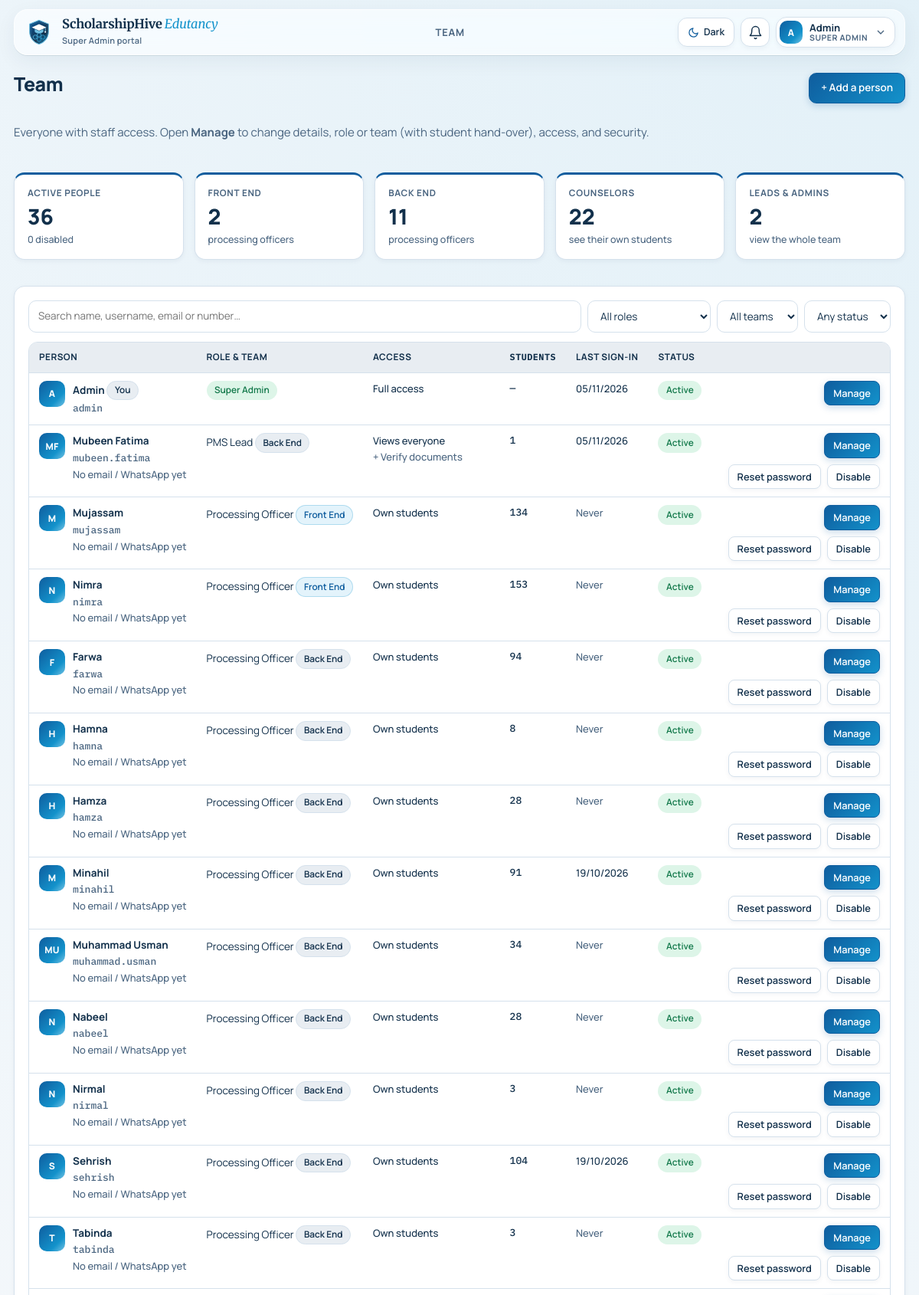
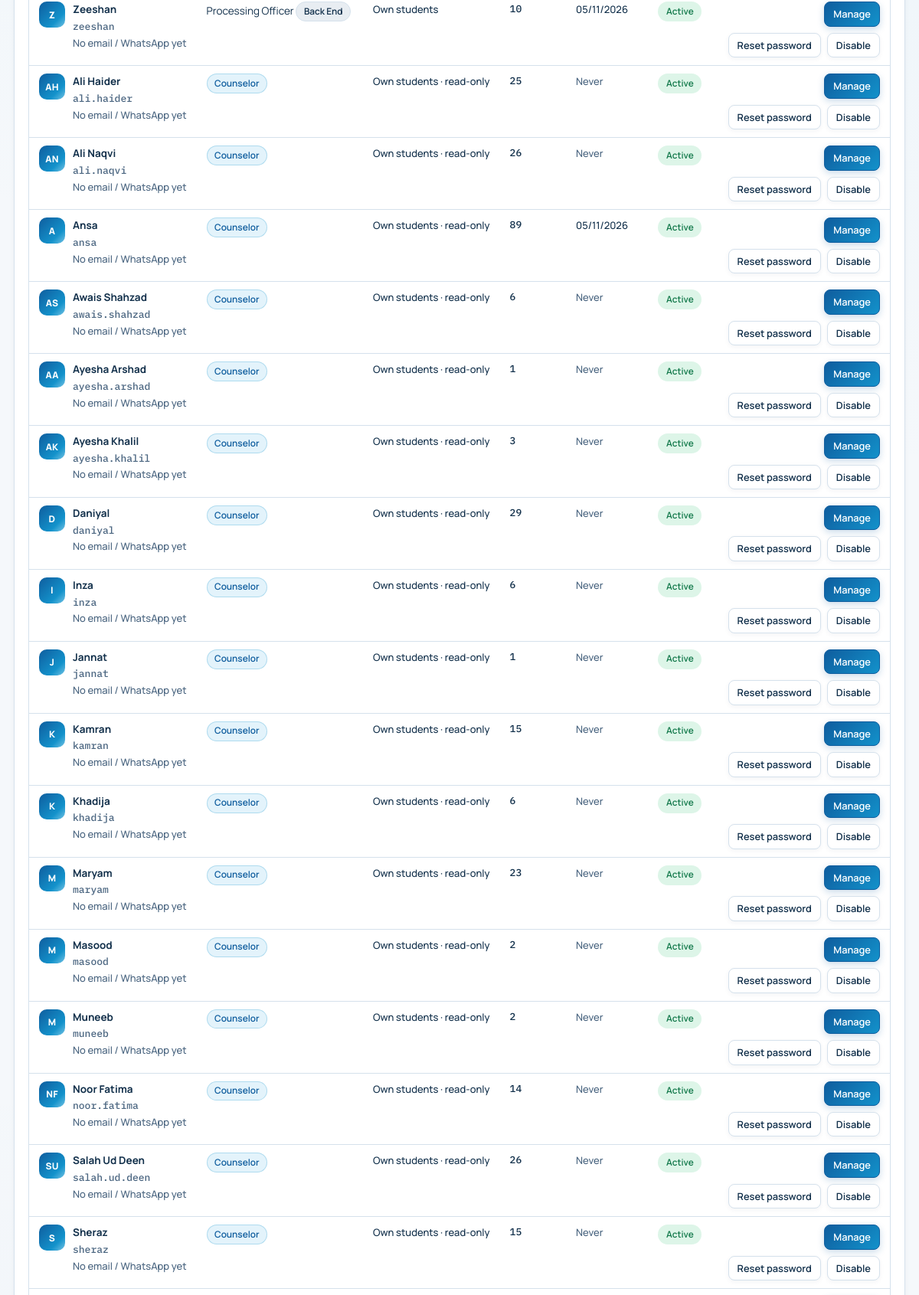
The page /admin/staff.php (signed in, upper part) on the database its author committed (2 pictures, top to bottom).
### tables this page shows
CREATE TABLE "users" (
  id                   INTEGER PRIMARY KEY AUTOINCREMENT,
  name                 TEXT NOT NULL,
  username             TEXT NOT NULL UNIQUE,
  password_hash        TEXT NOT NULL,
  role                 TEXT NOT NULL CHECK(role IN ('super_admin','admin','pms_lead','counselor','processing_staff','officer','student')),
  student_id           INTEGER NULL UNIQUE,
  active               INTEGER NOT NULL DEFAULT 1,
  must_change_password INTEGER NOT NULL DEFAULT 1,
  last_login           TEXT NULL,
  created_at           TEXT NOT NULL, department TEXT DEFAULT 'backend', session_token TEXT NULL, session_started_at TEXT NULL, session_ip TEXT NULL, session_agent TEXT NULL, email TEXT NULL, phone TEXT NULL, branch TEXT NULL, job_title TEXT NULL, permissions TEXT NULL, countries TEXT NULL, password_changed_at TEXT NULL, password_history TEXT NULL,
  FOREIGN KEY (student_id) REFERENCES students(id) ON DELETE CASCADE
);

### admin/staff.php (the view, shortened to what the rows shown need)
<?php
require __DIR__ . '/../app/bootstrap.php';
require APP . '/layout.php';
$u = require_role('admin');
$isSuper = ($u['role'] === 'super_admin');
$canStaff = user_can($u, 'staff.manage');
$people = q("SELECT u.*,
    (SELECT COUNT(*) FROM students s WHERE s.frontend_officer_id = u.id) AS n_fe,
    (SELECT COUNT(*) FROM students s WHERE s.officer_id = u.id) AS n_be,
    (SELECT COUNT(*) FROM students s WHERE s.assigned_counselor_id = u.id) AS n_cn
  FROM users u WHERE role != 'student'
  ORDER BY CASE role WHEN 'super_admin' THEN 1 WHEN 'admin' THEN 2 WHEN 'pms_lead' THEN 3 WHEN 'processing_staff' THEN 4 WHEN 'officer' THEN 5 ELSE 6 END,
           COALESCE(department, 'backend') DESC, name")->fetchAll();
?>
<div class="panel-h" style="margin-bottom:6px">
  <h1 style="margin:0">Team</h1>
</div>
<section class="panel">
  <div class="tbl"><table class="team-tbl">
    <thead><tr><th>Person</th><th>Role &amp; team</th><th>Access</th><th class="num">Students</th><th>Last sign-in</th><th>Status</th><th></th></tr></thead>
    <tbody>
    <?php foreach ($people as $p):
        $dept = $p['department'] ?: 'backend';
        $role = $p['role'] === 'officer' ? 'processing_staff' : $p['role'];
        $officerLike = is_officer_like_role($p['role']);
        $perms = user_perms($p);
        $search = strtolower($p['name'] . ' ' . $p['username'] . ' ' . ($p['email'] ?? '') . ' ' . preg_replace('/\D/', '', (string)($p['phone'] ?? '')));
        $waP = wa_link($p['phone'] ?? null);
    ?>
      <tr data-q="<?= h($search) ?>" data-role="<?= h($role) ?>" data-team="<?= $officerLike ? h($dept) : '' ?>" data-active="<?= (int)$p['active'] ?>" class="<?= (int)$p['active'] ? '' : 'is-off' ?>">
        <td>
          <div class="person">
            <span class="avatar sm"><?= h(user_initials($p['name'])) ?></span>
            <div>
              <b><?= h($p['name']) ?></b><?= (int)$p['id'] === (int)$u['id'] ? ' <span class="pill sm">You</span>' : '' ?>
              <div class="small muted"><span class="mono"><?= h($p['username']) ?></span><?= $p['job_title'] ? ' · ' . h($p['job_title']) : '' ?><?= $p['branch'] ? ' · ' . h($p['branch']) : '' ?></div>
              <div class="small">
                <?php if (empty($p['email']) && !$waP && $p['role'] !== 'super_admin'): ?><span class="muted">No email / WhatsApp yet</span><?php endif; ?>
              </div>
            </div>
          </div>
        </td>
        <td>
          <?php if (is_admin_role($p['role'])): ?><span class="pill ok"><?= h(role_label($p['role'])) ?></span>
          <?php elseif ($p['role'] === 'counselor'): ?><span class="pill acc">Counselor</span>
          <?php else: ?><?= h(STAFF_ROLE_OPTIONS[$role] ?? role_label($role)) ?> <span class="pill sm <?= $dept === 'frontend' ? 'acc' : '' ?>"><?= h(team_label($dept)) ?></span><?php endif; ?>
        </td>
        <td class="small">
          <?php if ($p['role'] === 'super_admin'): ?>Full access
          <?php elseif (in_array($p['role'], CONFIGURABLE_PERM_ROLES, true)):
              $extra = array_diff($perms, ['reports.view']); ?>
            Views everyone<?= $extra ? '<br><span class="muted">+ ' . h(implode(', ', array_map(fn($k) => PERMISSIONS[$k][0], $extra))) . '</span>' : '<br><span class="muted">no editing outside own students</span>' ?>
          <?php elseif ($p['role'] === 'counselor'): ?>Own students · read-only
          <?php else: ?>Own students<?php endif; ?>
        </td>
        <td class="num small">
          <?php if ($officerLike): ?><a href="<?= h(url('admin/officers.php?id=' . $p['id'])) ?>" title="Open caseload"><?= (int)$p['n_fe'] + (int)$p['n_be'] ?></a>
          <?php elseif ($p['role'] === 'counselor'): ?><?= (int)$p['n_cn'] ?: '—' ?>
          <?php else: ?>—<?php endif; ?>
        </td>
        <td class="small"><?= $p['last_login'] ? h(fmt_date(substr($p['last_login'], 0, 10))) : '<span class="muted">Never</span>' ?></td>
        <td><span class="pill <?= $p['active'] ? 'ok' : 'bad' ?>"><?= $p['active'] ? 'Active' : 'Disabled' ?></span></td>
        <td><div class="row-actions" style="justify-content:flex-end">
          <a class="btn sm <?= $isSuper ? 'primary' : '' ?>" href="<?= h(url('admin/staff_member.php?id=' . $p['id'])) ?>"><?= $isSuper ? 'Manage' : 'View' ?></a>
          <?php if ((int)$p['id'] !== (int)$u['id'] && ($isSuper || ($canStaff && !is_admin_role($p['role'])))): ?>
            <form method="post" class="row-actions"><?= csrf_field() ?><input type="hidden" name="id" value="<?= (int)$p['id'] ?>">
              <button class="btn sm" name="action" value="reset" title="Create a new temporary password">Reset password</button>
              <?php if ($p['role'] !== 'super_admin'): ?><button class="btn sm" name="action" value="toggle" <?= $p['active'] ? "onclick=\"return confirm('Disable " . h(addslashes($p['name'])) . "? They will be signed out.')\"" : '' ?>><?= $p['active'] ? 'Disable' : 'Enable' ?></button><?php endif; ?>
            </form>
          <?php endif; ?>
        </div></td>
      </tr>
    <?php endforeach; ?>
    </tbody>
  </table></div>
</section>

### rows shown on the page
users: name "A", name "Admin", shows "You", username "admin", role "Super Admin", shows "Full access", last_login "05/11/2026", active "Active", shows "Manage"
users: name "MF", name "Mubeen Fatima", username "mubeen.fatima", shows "No email / WhatsApp yet", role "PMS Lead", department "Back End", extra "Verify documents", n_be "1", last_login "05/11/2026", active "Active", shows "Manage"
users: name "M", name "Mujassam", username "mujassam", shows "No email / WhatsApp yet", role "Processing Officer", department "Front End", shows "Own students", n_be "134", shows "Never", active "Active", shows "Manage"
users: name "N", name "Nimra", username "nimra", shows "No email / WhatsApp yet", role "Processing Officer", department "Front End", shows "Own students", n_be "153", shows "Never", active "Active", shows "Manage"
users: name "F", name "Farwa", username "farwa", shows "No email / WhatsApp yet", role "Processing Officer", department "Back End", shows "Own students", n_be "94", shows "Never", active "Active", shows "Manage"
users: name "H", name "Hamna", username "hamna", shows "No email / WhatsApp yet", role "Processing Officer", department "Back End", shows "Own students", n_be "8", shows "Never", active "Active", shows "Manage"
users: name "H", name "Hamza", username "hamza", shows "No email / WhatsApp yet", role "Processing Officer", department "Back End", shows "Own students", n_be "28", shows "Never", active "Active", shows "Manage"
users: name "M", name "Minahil", username "minahil", shows "No email / WhatsApp yet", role "Processing Officer", department "Back End", shows "Own students", n_be "91", last_login "19/10/2026", active "Active", shows "Manage"
users: name "MU", name "Muhammad Usman", username "muhammad.usman", shows "No email / WhatsApp yet", role "Processing Officer", department "Back End", shows "Own students", n_be "34", shows "Never", active "Active", shows "Manage"
users: name "N", name "Nabeel", username "nabeel", shows "No email / WhatsApp yet", role "Processing Officer", department "Back End", shows "Own students", n_be "28", shows "Never", active "Active", shows "Manage"
users: name "N", name "Nirmal", username "nirmal", shows "No email / WhatsApp yet", role "Processing Officer", department "Back End", shows "Own students", n_be "3", shows "Never", active "Active", shows "Manage"
users: name "S", name "Sehrish", username "sehrish", shows "No email / WhatsApp yet", role "Processing Officer", department "Back End", shows "Own students", n_be "104", last_login "19/10/2026", active "Active", shows "Manage"
users: name "T", name "Tabinda", username "tabinda", shows "No email / WhatsApp yet", role "Processing Officer", department "Back End", shows "Own students", n_be "3", shows "Never", active "Active", shows "Manage"
users: name "Z", name "Zeeshan", username "zeeshan", shows "No email / WhatsApp yet", role "Processing Officer", department "Back End", shows "Own students", n_be "10", last_login "05/11/2026", active "Active", shows "Manage"
users: name "AH", name "Ali Haider", username "ali.haider", role "No email / WhatsApp yet", n_cn "25", shows "Never", active "Active", shows "Manage"
users: name "AN", name "Ali Naqvi", username "ali.naqvi", role "No email / WhatsApp yet", n_cn "26", shows "Never", active "Active", shows "Manage"
users: name "A", name "Ansa", username "ansa", role "No email / WhatsApp yet", n_cn "89", last_login "05/11/2026", active "Active", shows "Manage"
users: name "AS", name "Awais Shahzad", username "awais.shahzad", role "No email / WhatsApp yet", n_cn "6", shows "Never", active "Active", shows "Manage"
users: name "AA", name "Ayesha Arshad", username "ayesha.arshad", role "No email / WhatsApp yet", n_cn "1", shows "Never", active "Active", shows "Manage"
users: name "AK", name "Ayesha Khalil", username "ayesha.khalil", role "No email / WhatsApp yet", n_cn "3", shows "Never", active "Active", shows "Manage"
users: name "D", name "Daniyal", username "daniyal", role "No email / WhatsApp yet", n_cn "29", shows "Never", active "Active", shows "Manage"
users: name "I", name "Inza", username "inza", role "No email / WhatsApp yet", n_cn "6", shows "Never", active "Active", shows "Manage"
users: name "J", name "Jannat", username "jannat", role "No email / WhatsApp yet", n_cn "1", shows "Never", active "Active", shows "Manage"
users: name "K", name "Kamran", username "kamran", role "No email / WhatsApp yet", n_cn "15", shows "Never", active "Active", shows "Manage"
users: name "K", name "Khadija", username "khadija", role "No email / WhatsApp yet", n_cn "6", shows "Never", active "Active", shows "Manage"
users: name "M", name "Maryam", username "maryam", role "No email / WhatsApp yet", n_cn "23", shows "Never", active "Active", shows "Manage"
users: name "M", name "Masood", username "masood", role "No email / WhatsApp yet", n_cn "2", shows "Never", active "Active", shows "Manage"
users: name "M", name "Muneeb", username "muneeb", role "No email / WhatsApp yet", n_cn "2", shows "Never", active "Active", shows "Manage"
users: name "NF", name "Noor Fatima", username "noor.fatima", role "No email / WhatsApp yet", n_cn "14", shows "Never", active "Active", shows "Manage"
users: name "SU", name "Salah Ud Deen", username "salah.ud.deen", role "No email / WhatsApp yet", n_cn "26", shows "Never", active "Active", shows "Manage"
users: name "S", name "Sheraz", username "sheraz", role "No email / WhatsApp yet", n_cn "15", shows "Never", active "Active", shows "Manage"

### other values the page prints
$sub "Super Admin portal"
nav_items($u['role'])[$self] "TEAM"
user_initials((string)$u['name']) "A"
$u['name'] "Admin"
$roleBadge "SUPER ADMIN"
$cnt['active'] "36"
$cnt['disabled'] "0"
$cnt['frontend'] "2"
$cnt['backend'] "11"
$cnt['counselor'] "22"
$cnt['leads'] "2"
